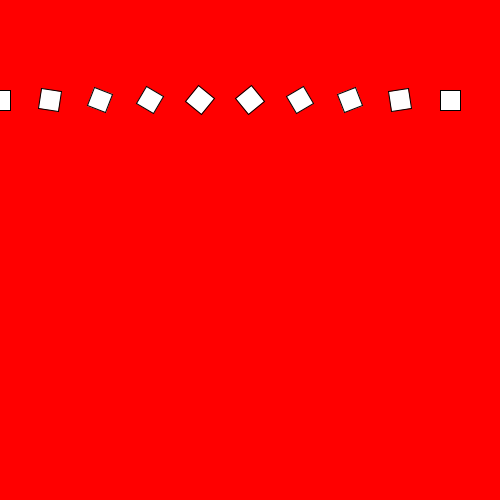
Frame 1 (no input)
Frame 60 (the mouse pressed at the canvas centre just before this capture): identical to frame 1, image omitted
Frame 120 (the mouse held since frame 60 and released just before this capture): identical to frame 1, image omitted

The Processing sketch that drew this single still picture (run headless with seeded random() and noise(); from frame 60 on, the mouse is pressed at the canvas centre):

// Processing sketch: rotacion_1
// ── rotacion_1.pde

void setup(){
  size(500,500);
  rectMode(CENTER);
}

void draw(){
  background(255,0,0);

  for(int i=0;i<10;i++){
    pushMatrix();
    translate(50*i,100);
    rotate(radians(10*i));
    rect(0,0,20,20);
    popMatrix();
  }
}
